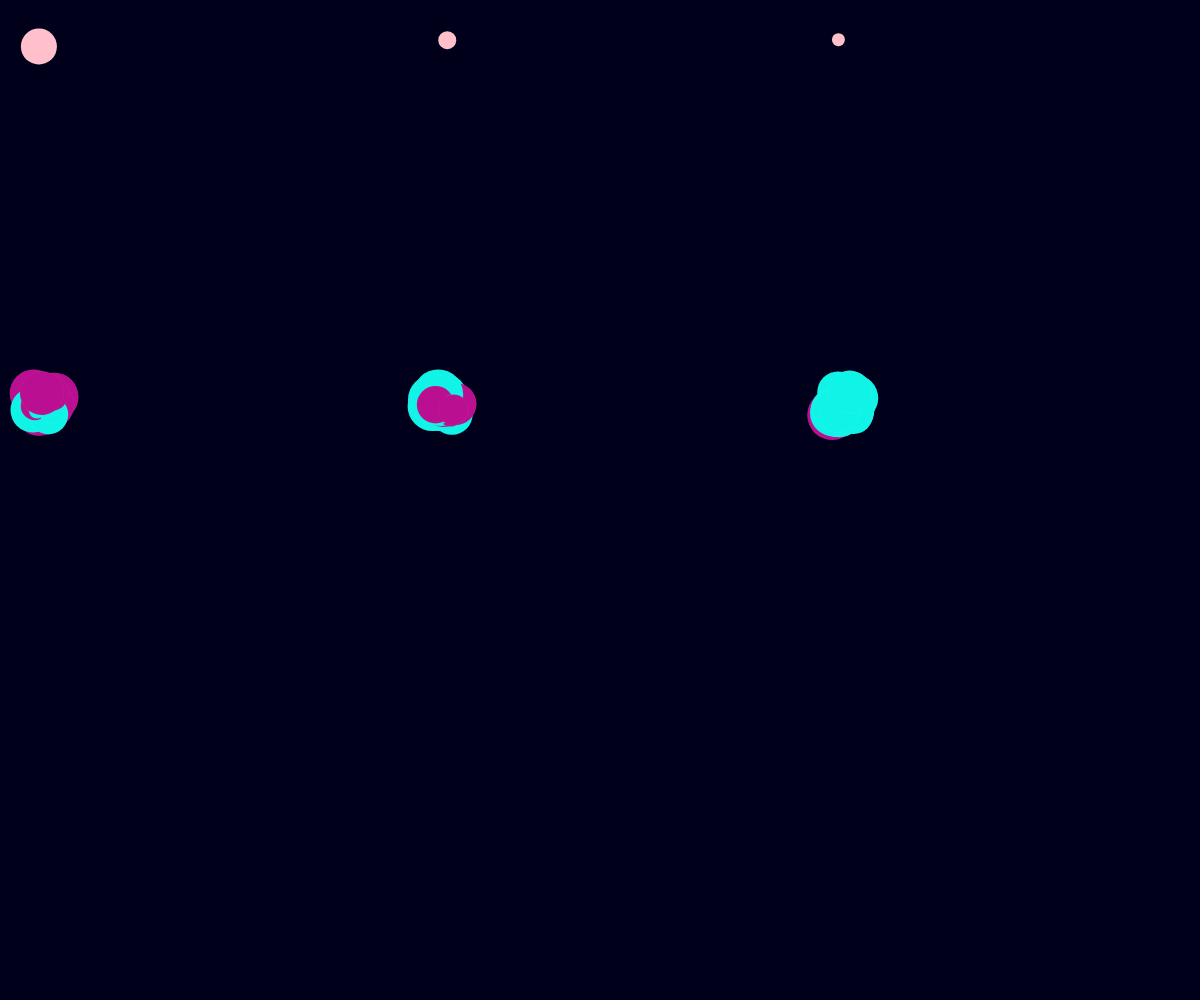
Frame 1 (no input)
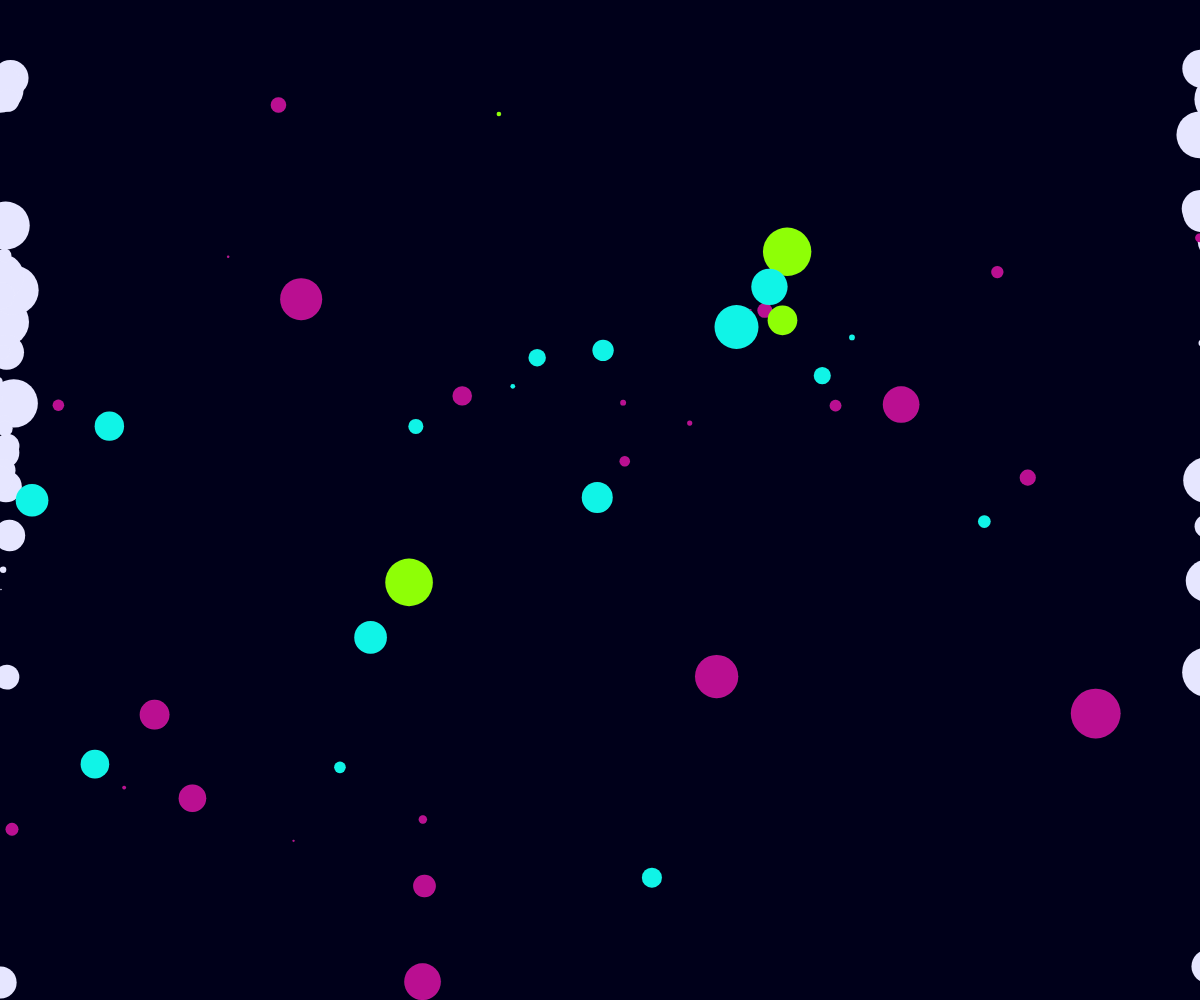
Frame 60 (no input)
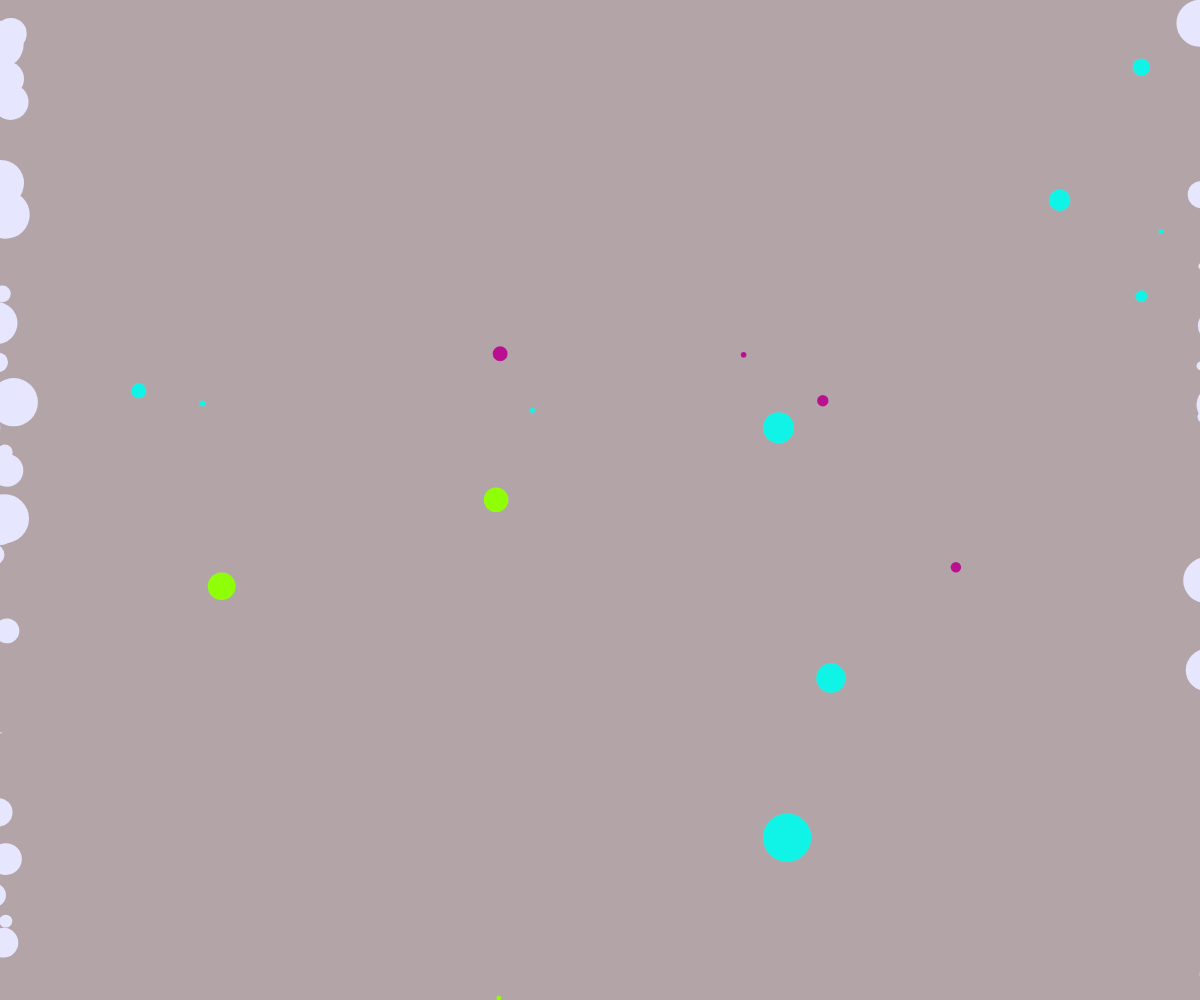
Frame 120 (the mouse pressed at the canvas centre since frame 60)

The p5.js sketch that drew these frames (run headless with seeded random() and noise() and a simulated clock; from frame 60 on, the mouse is pressed at the canvas centre):

// p5.js sketch
// ── sketch.js
//declare variable for array
let stars = [];
// give parameter for how many starts will appear
const numOfStars = 180;

//declare function setup
function setup() {

//declare create canvas and give parameters
  createCanvas(windowWidth, 1000);

//declare no cursor function so the cursor will not show up
  noCursor();


// give parameters to create a new star
  let start_x = 40;
  let start_y = 40;
  for (let i = 0; i < numOfStars; i++) {
// create new object
    stars.push(new Star(start_x, start_y));

// the starting position will let the stars begin in bundles
    start_x += 400;
    if(start_x > width) {
      start_x = 40;
      start_y =+ 400;

    }
  }
}


//declare draw function where our sketch will live
function draw() {

//declare background and give parameters
  background('rgb(0, 0, 26)');

//declare mouse is pressed so when the mouse is pressed the background will generate a random color
  if ( mouseIsPressed ) {
         background( random(255), random(255), random(255) );


     } else {
         background('rgb(0, 0, 26)');

     }


// give parameters when the star is called
  for (let i = 0; i < stars.length; i++) {

    stars[i].starCheck(stars, i);
    stars[i].edgeCheck();
    stars[i].paths();
    stars[i].display();


  }
}





// * Star Class *//

//sets the STAR's class variables using constructor and specifying what to do
class Star {
  constructor (x, y, size) {
    this.color = 'pink';
    this.size = random(1, 50);
    this.rStar = this.size / 4;
    this.spotX = x;
    this.spotY = y;
    this.finiteX = random (-7, 7);
    this.finiteY = random(-7, 7);

  }

//sets what will be shown on the canvas
  display(){
//declare push and pop function to isolate this section
    push();
//give color to star stroke
    stroke(255, 10);
//give fill the parameter we set above
    fill(this.color);
//set the position of the star
    translate(this.spotX, this.spotY);
    ellipse(3, 3, this.size);
    pop();

  }


//sets the stars movement
  paths() {
    this.spotX += this.finiteX;
    this.spotY += this.finiteY;


  }


//this will check if the stars hit the borders of the canvas
  edgeCheck(){
    if (this.spotX + this.rStar >= width || this.spotX - this.rStar <= .1) {
      this.finiteX *= -.09;
//if the border is reached the star will change to this color
      this.color = 'rgb(230, 230, 255)';

    }

//this will check if the stars hit the borders of the canvas
    if (this.spotY + this.rStar >= height || this.spotY - this.rStar <= .1){
      this.finiteX *= -.09;
//if the border is reached the star will change to this color
      this.color = 'rgb(142, 257, 6)';


    }

  }



  starCheck(otherStars, myId) {

//this will allow the stars to touch for loops
    for (let s = 0; s < otherStars.length; s++) {
// check for stars touching if s!=myId, if not then it will skip
      if (s != myId) {
        let d = dist(this.spotX, this.spotY, otherStars[s].spotX, otherStars[s].spotY)
        let combinedR = this.rStar + otherStars[s].rStar;

        if (d <= combinedR) {
            this.finiteX *= -1.01;
            this.finiteY *= -1.01;
    //when touched the colors will flip back and forth
        if(this.color == 'rgb(186, 15, 145)') {
          this.color = 'rgb(16, 244, 231)';
        } else {
          this.color = 'rgb(186, 15, 145)';
        }


          }
        }
      }
    }
  }
